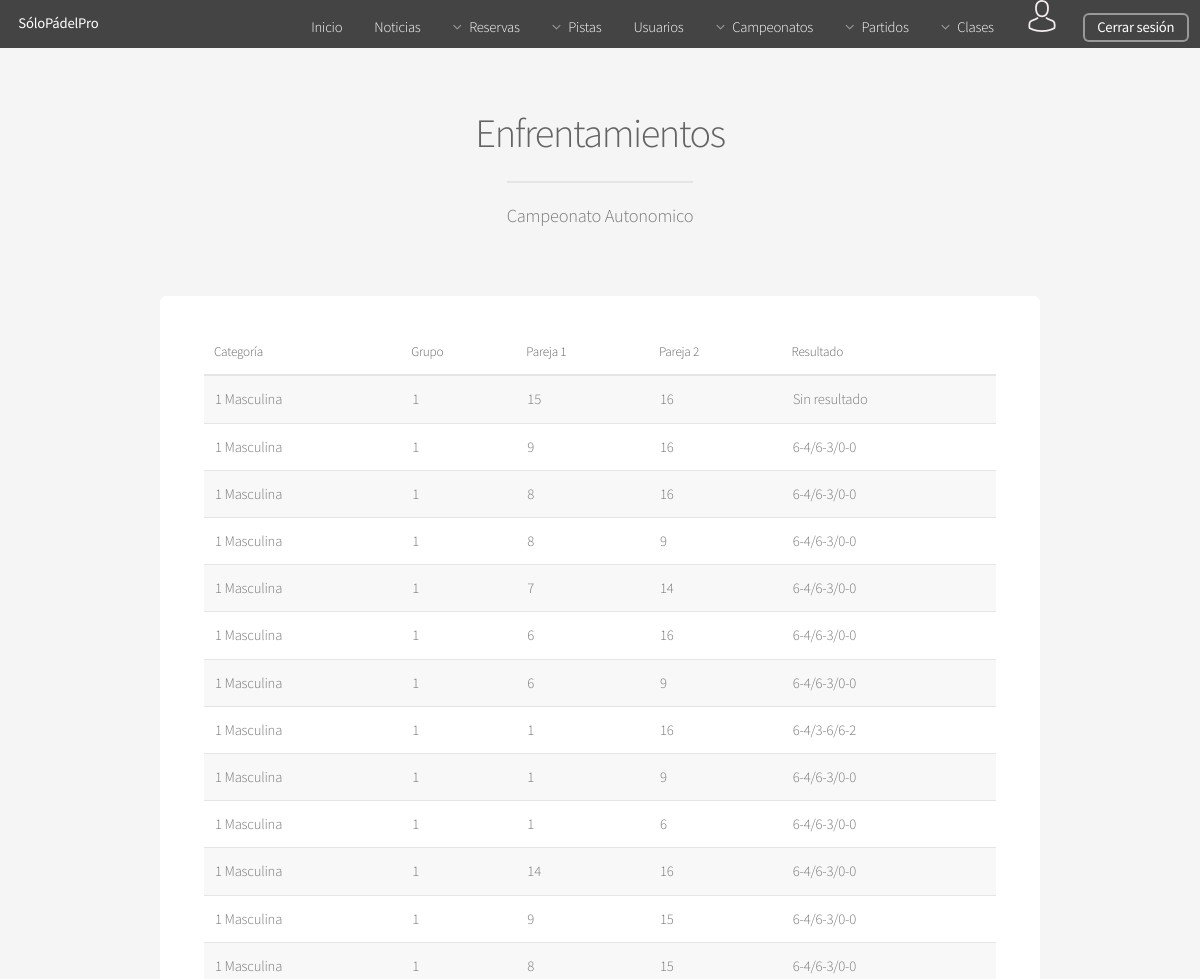
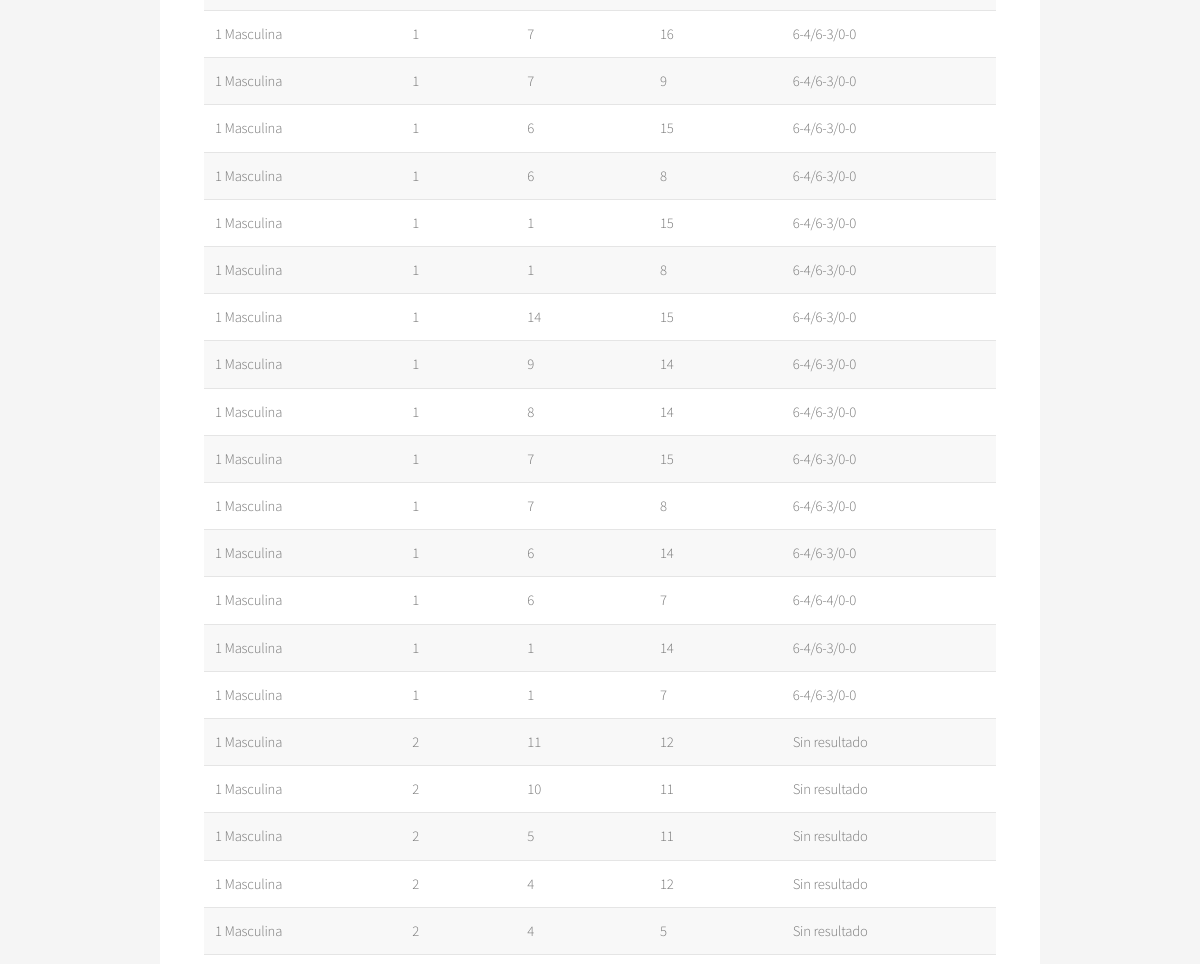
The page /Controllers/CAMPEONATO_Controller.php?action=SHOWALLENF&id=2&nombre=Campeonato Autonomico (signed in, upper part) on the database as committed earlier (2 pictures, top to bottom).
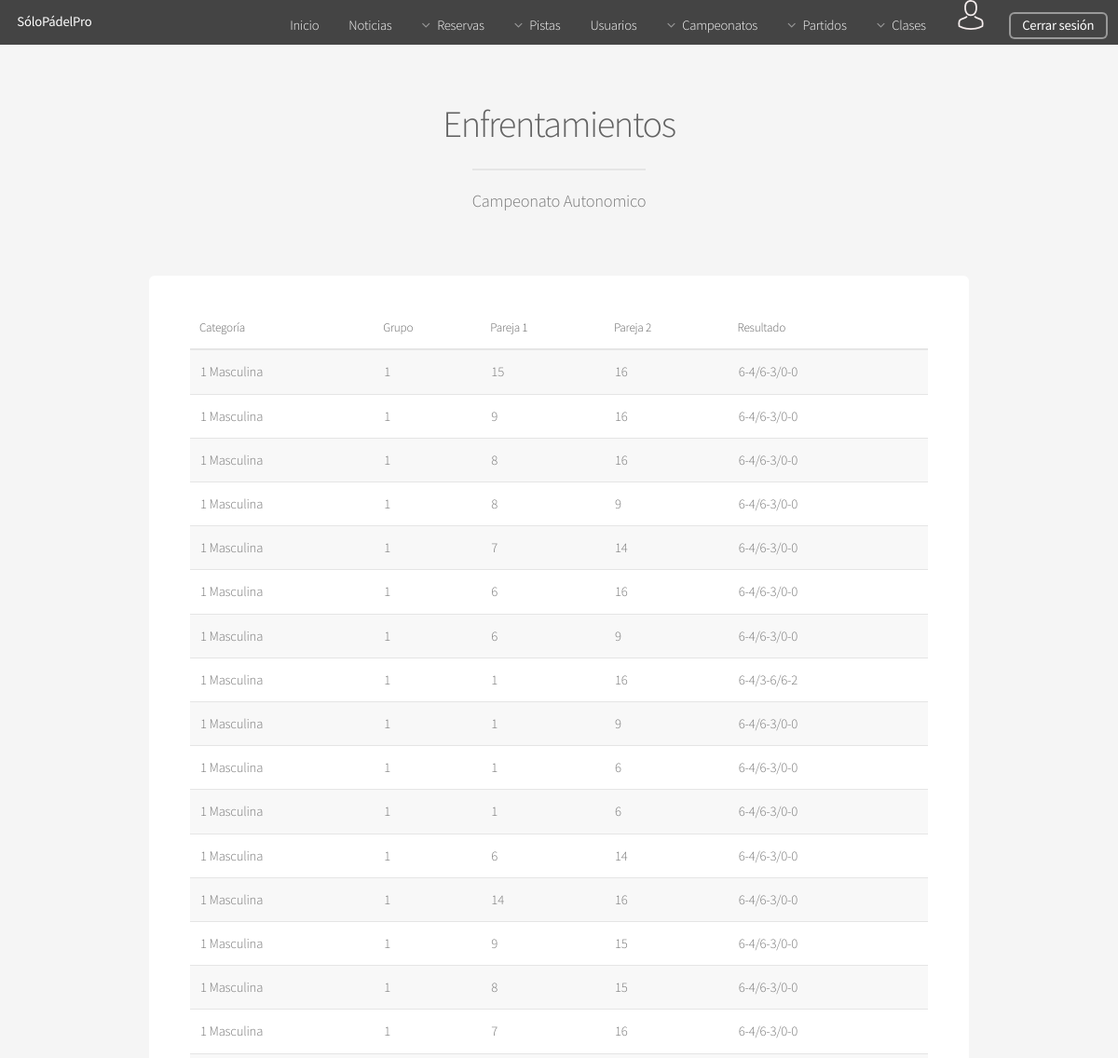
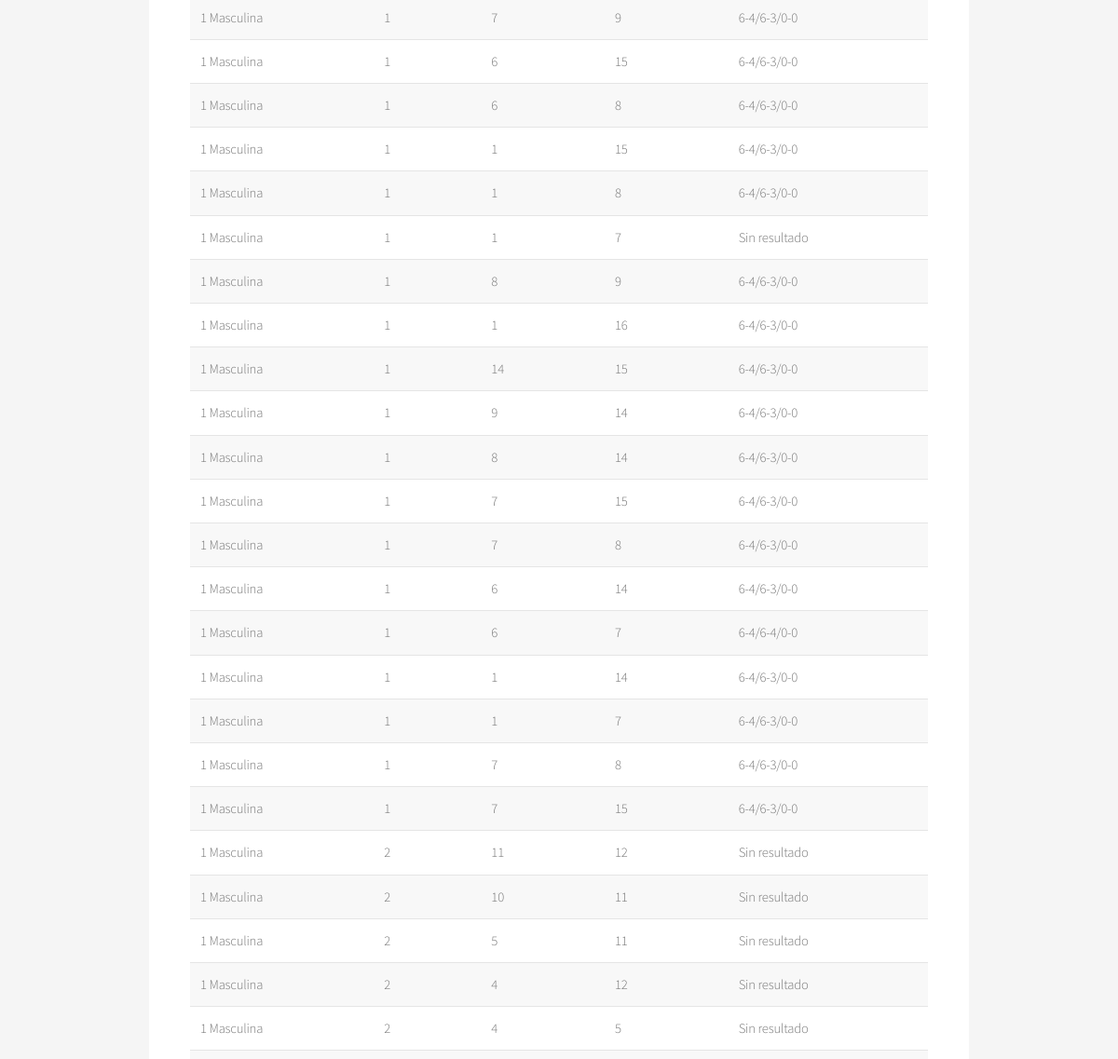
The same page on the database as committed later (2 pictures, top to bottom).
### tables this page shows
CREATE TABLE IF NOT EXISTS ENFRENTAMIENTO(
  ID int(225) AUTO_INCREMENT NOT NULL,
  GRUPO_ID int(225) NOT NULL,
  RESULTADO varchar(25),
  PAREJA_1 int(225) NOT NULL,
  PAREJA_2 int(225) NOT NULL,
  RESERVA_ID int(225),
  PRIMARY KEY(ID),
  FOREIGN KEY (PAREJA_1) REFERENCES PAREJA (ID) ON DELETE CASCADE,
  FOREIGN KEY (PAREJA_2) REFERENCES PAREJA (ID) ON DELETE CASCADE,
  FOREIGN KEY (RESERVA_ID) REFERENCES RESERVA (ID) ON DELETE CASCADE,
  FOREIGN KEY (GRUPO_ID) REFERENCES GRUPO (ID) ON DELETE CASCADE
);

CREATE TABLE IF NOT EXISTS CATEGORIA(
  ID int(225) AUTO_INCREMENT NOT NULL,
  NIVEL int(5) NOT NULL,
  GENERO varchar(10) NOT NULL,
  PRIMARY KEY (ID)
);

CREATE TABLE IF NOT EXISTS GRUPO(
  ID int(225) AUTO_INCREMENT NOT NULL ,
  NOMBRE char(1) NOT NULL,
  CAMPEONATO_ID int(225) NOT NULL,
  CATEGORIA_ID int(225) NOT NULL,
  PRIMARY KEY(ID),
  FOREIGN KEY (CAMPEONATO_ID) REFERENCES CAMPEONATO (ID) ON DELETE CASCADE,
  FOREIGN KEY (CATEGORIA_ID) REFERENCES CATEGORIA (ID) ON DELETE CASCADE
);

### Controllers/CAMPEONATO_Controller.php (called while the page is built, shortened)
<?php
    include "../Views/ENFRENTAMIENTO/SHOWALLENF_View.php";
    include "../Models/ENFRENTAMIENTO_Model.php";
	if(isset($_REQUEST['action']))  {
        $action = $_REQUEST['action'];
    }else{
        $action = '';
    }
    if(isset($_REQUEST['id']))  {
        $id = $_REQUEST['id'];
    }else{
        $id = '';
    }
    if(isset($_REQUEST['nombre']))  {
        $nombre = $_REQUEST['nombre'];
    }else{
      $nombre = NULL;
    }
    switch ($action) {
        case 'SHOWALLENF':
            $CAMPEONATO = new ENFRENTAMIENTO_Model('','','','','');
            $enfrentamientos = $CAMPEONATO->SHOWALL_ENFRENTAMIENTOS($id);
            new EnfrentamientosCampeonato($nombre,$enfrentamientos);
            break;
    }
?>

### Functions/Authentication.php (called while the page is built)
<?php
function IsAuthenticated(){
	if (!isset($_SESSION['login'])){
		return false;
	}
	else{
		return true;
	}
}
?>

### Models/ENFRENTAMIENTO_Model.php (called while the page is built, shortened)
<?php
class ENFRENTAMIENTO_Model{
	function __construct($grupo_id,$resultado,$pareja_1,$pareja_2,$reserva_id){
        include_once '../Functions/Access_DB.php';
        $this->mysqli = ConnectDB();
    }
        function SHOWALL_ENFRENTAMIENTOS($id){
        $sql_enf = "SELECT  CA.NOMBRE AS CAM_NOMBRE,
                                    CT.NIVEL,
                                    CT.GENERO,
                                    G.NOMBRE AS GR_NOMBRE,
                                    E.ID AS ENFRENTAMIENTO_ID,
                                    E.PAREJA_1 AS PAREJA1_ID,
                                    E.PAREJA_2 AS PAREJA2_ID,
                                    E.RESULTADO
                                    FROM
                                    ENFRENTAMIENTO E,
                                    GRUPO G,
                                    CATEGORIA CT,
                                    CAMPEONATO CA
                                    WHERE
                                    (E.GRUPO_ID = G.ID) and
                                    (G.CAMPEONATO_ID = CA.ID) and
                                    (G.CATEGORIA_ID = CT.ID) and
                                    (CA.ID = '$id')
                                    ORDER BY G.ID
                            ";
                $result_enf = $this->mysqli->query($sql_enf);
                return $result_enf;
    }
}
?>

### Functions/Access_DB.php (called while the page is built, shortened)
<?php
function ConnectDB(){
   $conexion = mysqli_connect("localhost", "abp41", "abp41", "ABP") or (new MESSAGE('ERROR: No se ha podido conectar con la base de datos', '../index.php'));
 if ($conexion->connect_errno) {
    	return false;
 }else{
 	return $conexion;
 }
}
?>

### Views/ENFRENTAMIENTO/SHOWALLENF_View.php (the view)
<?php
class EnfrentamientosCampeonato{
	var $showall;
	var $nombre;
	function __construct($nombre,$showall){
		$this->showall = $showall;
		$this->nombre = $nombre;
		$this->render();
	}
function render(){
    include '../Views/HEADER_View.php';
?>
	<section id="main" class="container">
		<header>
		   <h2>Enfrentamientos</h2>
		    <p><?php echo $this->nombre ?></p>
		 </header>
		<div class="row">
			<div class="col-12">
			   <section class="box">
			    		<div class="table-wrapper">
							<table>
								<thead >
									<tr>
										<th>Categoría</th>
										<th>Grupo</th>
										<th>Pareja 1</th>
										<th>Pareja 2</th>
										<th>Resultado</th>
									</tr>
								</thead>
								<tbody>
							<?php
							while ($row_proximos = mysqli_fetch_array($this->showall)) {
						?>
									<tr>
										<td><?php echo $row_proximos['NIVEL']." ".$row_proximos['GENERO'] ?></td>
										<td><?php echo $row_proximos['GR_NOMBRE']?></td>
										<td><?php echo $row_proximos['PAREJA1_ID']?></td>
										<td><?php echo $row_proximos['PAREJA2_ID']?></td>
										<?php if($row_proximos['RESULTADO'] <> NULL){ ?>
											<td><?php echo $row_proximos['RESULTADO']?></td>
										<?php }else{ ?>
											<td><?php echo "Sin resultado"?></td>
										<?php } ?>
									</tr>
						<?php }?>
								</tbody>
							</table>
						</div>
			    	</section>
			</div>
		</div>
    </section>
    <?php
        include '../Views/FOOTER_View.php';
        }
    }
    ?>

### Views/HEADER_View.php (shortened to what this page needs)
<?php
include_once '../Functions/Authentication.php';
?>
<html>
<head>
  <link rel="stylesheet" href="../assets/css/main.css" />
  <link rel="stylesheet" type="text/css" href="../assets/css/tcal.css" />
</head>
<body class="is-preload">
  <div id="page-wrapper">
    <header id="header">
      <h1><a href="../index.php">SóloPádelPro</a></h1>
      <nav id="nav">
        <ul>
          <li><a href="../index.php">Inicio</a></li>
            <?php
            if(IsAuthenticated()){
              ?>
              <li><a href="../Controllers/NOTICIAS_Controller.php?action=SHOW_NOTICIAS">Noticias</a></li>
              <li>
              <a href="#" class="icon fa-angle-down">Reservas</a>
            </li>
            <?php
            if(isset($_SESSION["rol"]) && ($_SESSION["rol"] == 'ADMIN')){
              ?>
              <li>
                <a href="#" class="icon fa-angle-down">Pistas</a>
              </li>
              <?php
            }
            ?>
            <?php
            if(isset($_SESSION["rol"]) && ($_SESSION["rol"] == 'ADMIN')){
              ?>
              <li><a href="../Controllers/USER_Controller.php">Usuarios</a></li>
              <?php
            }
            ?>
            <li>
              <a class="icon fa-angle-down">Campeonatos</a>
            </li>
            <li>
              <a href="#" class="icon fa-angle-down">Partidos</a>
            </li>
             <li>
              <a href="#" class="icon fa-angle-down">Clases</a>
            </li>
            <li><a href="#" class="class="icon fa-angle-down >
              <input type="image" id="login" src="../Views/images/avatar.png">
            </a>
          </li>
          <li>
            <a href="../Functions/Desconectar.php" class="button">Cerrar sesión</a>
            <?php
          }
          ?>
        </li>
      </ul>
    </nav>
  </header>

### Views/FOOTER_View.php (shortened to what this page needs)
</div>
</body>
</html>

Rows that differ between the two databases and show on the page:
changed enfrentamiento (number 1 of 40 on the later page): RESULTADO (not shown) → "6-4/6-3/0-0"; no longer shows "Sin resultado"
added enfrentamiento: categoria.NIVEL "1", categoria.GENERO "Masculina", GRUPO_ID.NOMBRE "1", PAREJA_1 "1", PAREJA_2 "6", RESULTADO "6-4/6-3/0-0"
added enfrentamiento: categoria.NIVEL "1", categoria.GENERO "Masculina", GRUPO_ID.NOMBRE "1", PAREJA_1 "6", PAREJA_2 "14", RESULTADO "6-4/6-3/0-0"
added enfrentamiento: categoria.NIVEL "1", categoria.GENERO "Masculina", GRUPO_ID.NOMBRE "1", PAREJA_1 "1", PAREJA_2 "7", shows "Sin resultado"
added enfrentamiento: categoria.NIVEL "1", categoria.GENERO "Masculina", GRUPO_ID.NOMBRE "1", PAREJA_1 "8", PAREJA_2 "9", RESULTADO "6-4/6-3/0-0"
added enfrentamiento: categoria.NIVEL "1", categoria.GENERO "Masculina", GRUPO_ID.NOMBRE "1", PAREJA_1 "1", PAREJA_2 "16", RESULTADO "6-4/6-3/0-0"
added enfrentamiento: categoria.NIVEL "1", categoria.GENERO "Masculina", GRUPO_ID.NOMBRE "1", PAREJA_1 "7", PAREJA_2 "8", RESULTADO "6-4/6-3/0-0"
added enfrentamiento: categoria.NIVEL "1", categoria.GENERO "Masculina", GRUPO_ID.NOMBRE "1", PAREJA_1 "7", PAREJA_2 "15", RESULTADO "6-4/6-3/0-0"
